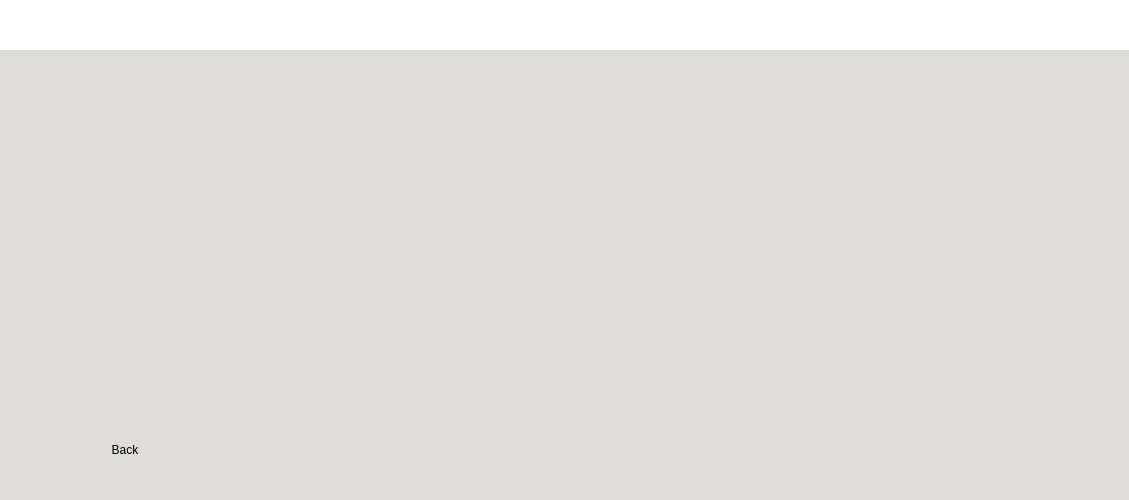
<?xml version="1.0" encoding="UTF-8"?>
<ui version="4.0">
 <class>MainWindow</class>
 <widget class="QMainWindow" name="MainWindow">
  <property name="geometry">
   <rect>
    <x>0</x>
    <y>0</y>
    <width>1129</width>
    <height>500</height>
   </rect>
  </property>
  <property name="windowTitle">
   <string>MainWindow</string>
  </property>
  <widget class="QWidget" name="centralwidget">
   <property name="styleSheet">
    <string notr="true"/>
   </property>
   <layout class="QGridLayout" name="gridLayout">
    <property name="leftMargin">
     <number>0</number>
    </property>
    <property name="topMargin">
     <number>0</number>
    </property>
    <property name="rightMargin">
     <number>0</number>
    </property>
    <property name="bottomMargin">
     <number>0</number>
    </property>
    <property name="spacing">
     <number>0</number>
    </property>
    <item row="1" column="0">
     <widget class="QFrame" name="Content">
      <property name="frameShadow">
       <enum>QFrame::Raised</enum>
      </property>
      <layout class="QHBoxLayout" name="horizontalLayout_2">
       <property name="spacing">
        <number>0</number>
       </property>
       <property name="leftMargin">
        <number>0</number>
       </property>
       <property name="topMargin">
        <number>0</number>
       </property>
       <property name="rightMargin">
        <number>0</number>
       </property>
       <property name="bottomMargin">
        <number>0</number>
       </property>
       <item>
        <widget class="QStackedWidget" name="stackedWidget">
         <property name="styleSheet">
          <string notr="true">background-color: rgb(222, 221, 218);</string>
         </property>
         <widget class="QWidget" name="MainPage">
          <layout class="QHBoxLayout" name="horizontalLayout">
           <property name="spacing">
            <number>0</number>
           </property>
           <property name="leftMargin">
            <number>0</number>
           </property>
           <property name="topMargin">
            <number>0</number>
           </property>
           <property name="rightMargin">
            <number>0</number>
           </property>
           <property name="bottomMargin">
            <number>0</number>
           </property>
           <item>
            <spacer name="horizontalSpacer">
             <property name="orientation">
              <enum>Qt::Horizontal</enum>
             </property>
             <property name="sizeHint" stdset="0">
              <size>
               <width>40</width>
               <height>20</height>
              </size>
             </property>
            </spacer>
           </item>
           <item>
            <widget class="QPushButton" name="pushButton_Rozpocznij">
             <property name="minimumSize">
              <size>
               <width>350</width>
               <height>350</height>
              </size>
             </property>
             <property name="maximumSize">
              <size>
               <width>350</width>
               <height>350</height>
              </size>
             </property>
             <property name="styleSheet">
              <string notr="true">#pushButton_Rozpocznij{
background-color: transparent;
border-image: url(:/QT_layout/Rozpocznij.png);
background: none;
border: none;
background-repeat: none;
}
#pushButton_Rozpocznij:pressed{
border-image: url(:/QT_layout/Rozpocznij_pressed.png);
}</string>
             </property>
             <property name="text">
              <string/>
             </property>
             <property name="iconSize">
              <size>
               <width>16</width>
               <height>16</height>
              </size>
             </property>
            </widget>
           </item>
           <item>
            <spacer name="horizontalSpacer_2">
             <property name="orientation">
              <enum>Qt::Horizontal</enum>
             </property>
             <property name="sizeHint" stdset="0">
              <size>
               <width>40</width>
               <height>20</height>
              </size>
             </property>
            </spacer>
           </item>
          </layout>
         </widget>
         <widget class="QWidget" name="page_2">
          <layout class="QHBoxLayout" name="horizontalLayout_3">
           <property name="spacing">
            <number>0</number>
           </property>
           <property name="leftMargin">
            <number>0</number>
           </property>
           <property name="topMargin">
            <number>0</number>
           </property>
           <property name="rightMargin">
            <number>0</number>
           </property>
           <property name="bottomMargin">
            <number>0</number>
           </property>
           <item>
            <spacer name="horizontalSpacer_3">
             <property name="orientation">
              <enum>Qt::Horizontal</enum>
             </property>
             <property name="sizeHint" stdset="0">
              <size>
               <width>40</width>
               <height>20</height>
              </size>
             </property>
            </spacer>
           </item>
           <item>
            <widget class="QLabel" name="label">
             <property name="text">
              <string>Insert Cup</string>
             </property>
            </widget>
           </item>
           <item>
            <spacer name="horizontalSpacer_4">
             <property name="orientation">
              <enum>Qt::Horizontal</enum>
             </property>
             <property name="sizeHint" stdset="0">
              <size>
               <width>40</width>
               <height>20</height>
              </size>
             </property>
            </spacer>
           </item>
          </layout>
         </widget>
         <widget class="QWidget" name="page_3"/>
        </widget>
       </item>
      </layout>
     </widget>
    </item>
    <item row="0" column="0">
     <widget class="QFrame" name="TopBar">
      <property name="enabled">
       <bool>true</bool>
      </property>
      <property name="minimumSize">
       <size>
        <width>0</width>
        <height>50</height>
       </size>
      </property>
      <property name="maximumSize">
       <size>
        <width>16777215</width>
        <height>50</height>
       </size>
      </property>
      <property name="styleSheet">
       <string notr="true">background-color: rgb(255, 255, 255);</string>
      </property>
      <property name="frameShadow">
       <enum>QFrame::Plain</enum>
      </property>
      <property name="lineWidth">
       <number>0</number>
      </property>
      <layout class="QHBoxLayout" name="horizontalLayout_4">
       <property name="spacing">
        <number>0</number>
       </property>
       <property name="leftMargin">
        <number>0</number>
       </property>
       <property name="topMargin">
        <number>0</number>
       </property>
       <property name="rightMargin">
        <number>0</number>
       </property>
       <property name="bottomMargin">
        <number>0</number>
       </property>
       <item>
        <spacer name="horizontalSpacer_5">
         <property name="orientation">
          <enum>Qt::Horizontal</enum>
         </property>
         <property name="sizeHint" stdset="0">
          <size>
           <width>40</width>
           <height>20</height>
          </size>
         </property>
        </spacer>
       </item>
       <item>
        <widget class="QPushButton" name="pushButton_Exit">
         <property name="styleSheet">
          <string notr="true">border: none;</string>
         </property>
         <property name="text">
          <string notr="true"/>
         </property>
        </widget>
       </item>
      </layout>
     </widget>
    </item>
    <item row="2" column="0">
     <widget class="QFrame" name="BottomBar">
      <property name="minimumSize">
       <size>
        <width>0</width>
        <height>100</height>
       </size>
      </property>
      <property name="maximumSize">
       <size>
        <width>16777215</width>
        <height>100</height>
       </size>
      </property>
      <property name="styleSheet">
       <string notr="true">background-color: rgb(222, 221, 218);</string>
      </property>
      <property name="frameShape">
       <enum>QFrame::NoFrame</enum>
      </property>
      <property name="frameShadow">
       <enum>QFrame::Raised</enum>
      </property>
      <property name="lineWidth">
       <number>0</number>
      </property>
      <layout class="QHBoxLayout" name="horizontalLayout_5">
       <property name="spacing">
        <number>0</number>
       </property>
       <property name="leftMargin">
        <number>20</number>
       </property>
       <property name="topMargin">
        <number>0</number>
       </property>
       <property name="rightMargin">
        <number>20</number>
       </property>
       <property name="bottomMargin">
        <number>0</number>
       </property>
       <item>
        <widget class="QPushButton" name="pushButton_back">
         <property name="minimumSize">
          <size>
           <width>200</width>
           <height>60</height>
          </size>
         </property>
         <property name="maximumSize">
          <size>
           <width>200</width>
           <height>60</height>
          </size>
         </property>
         <property name="styleSheet">
          <string notr="true">#pushButton_back{
background-color: transparent;
border-image: url(:/QT_layout/Button_Back.png);
background: none;
border: none;
background-repeat: none;
}
#pushButton_back:pressed{
border-image: url(:/QT_layout/Button_Back_pressed.png);
}</string>
         </property>
         <property name="text">
          <string>   Back</string>
         </property>
        </widget>
       </item>
       <item>
        <spacer name="horizontalSpacer_6">
         <property name="orientation">
          <enum>Qt::Horizontal</enum>
         </property>
         <property name="sizeHint" stdset="0">
          <size>
           <width>40</width>
           <height>20</height>
          </size>
         </property>
        </spacer>
       </item>
      </layout>
     </widget>
    </item>
   </layout>
  </widget>
 </widget>
 <resources/>
 <connections/>
</ui>
